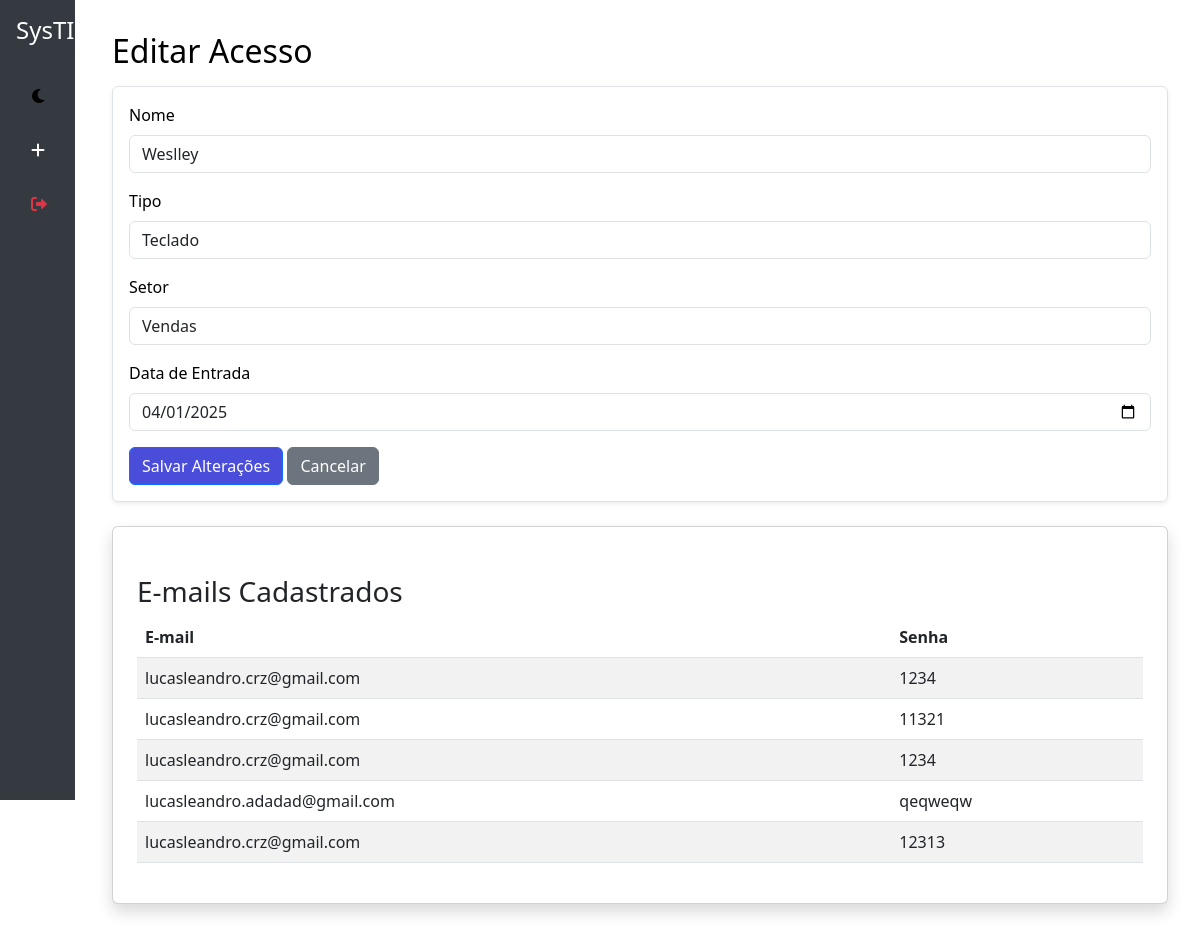
/editar_acesso/1, run on the app's committed database.
### models.py (models this page shows)
class Acessos(db.Model):
    id = db.Column(db.Integer, primary_key=True)
    data_entrada = db.Column(db.Date, nullable=False)
    nome = db.Column(db.String(100), nullable=False)
    tipo = db.Column(db.String(50))
    setor = db.Column(db.String(50))
    emails = db.relationship('EmailAcesso', backref='acesso', lazy=True, cascade="all, delete-orphan")

class EmailAcesso(db.Model):
    id = db.Column(db.Integer, primary_key=True)
    email = db.Column(db.String(100), nullable=False)
    senha = db.Column(db.String(150), nullable=False)
    acesso_id = db.Column(db.Integer, db.ForeignKey('acessos.id'), nullable=False)

### app.py (the view, shortened to what this page needs)
@app.route('/editar_acesso/<int:id>', methods=['GET', 'POST'])
def editar_acesso(id):
    acesso = Acessos.query.get_or_404(id)
    return render_template('editar_acesso.html', acesso=acesso)

### templates/editar_acesso.html (shortened to what this page needs)
<!DOCTYPE html>
<html lang="pt-BR">
<head>
  <link rel="stylesheet" href="https://cdn.jsdelivr.net/npm/bootstrap@5.3.0/dist/css/bootstrap.min.css">
  <link rel="stylesheet" href="https://cdnjs.cloudflare.com/ajax/libs/font-awesome/6.0.0-beta3/css/all.min.css">
  <link rel="stylesheet" href="{{ url_for('static', filename='tema.css') }}">
</head>
<body>
  <nav class="sidebar d-flex flex-column p-3">
    <h4 class="text-center text-white mb-4">SysTI</h4>
    <ul class="nav flex-column">
      {% include "toggle_mode.html" %}
      <li class="nav-item">
        <a class="nav-link" href="{{ url_for('formulario') }}">
          <i class="fas fa-plus"></i>
        </a>
      </li>
      <li class="nav-item">
        <a class="nav-link text-danger" href="{{ url_for('logout') }}">
          <i class="fas fa-sign-out-alt"></i>
        </a>
      </li>
    </ul>
  </nav>
  <main class="content">
    <h2 class="mb-3">Editar Acesso</h2>
    <form action="{{ url_for('editar_acesso', id=acesso.id) }}" method="post" class="border p-3 rounded shadow-sm mb-4">
      <div class="mb-3">
        <label for="nome" class="form-label">Nome</label>
        <input type="text" class="form-control" id="nome" name="nome" value="{{ acesso.nome }}" required>
      </div>
      <div class="mb-3">
        <label class="form-label">Tipo</label>
        <input type="text" class="form-control" id="tipo" name="tipo" value="{{ acesso.tipo }}">
      </div>
      <div class="mb-3">
        <label for="setor" class="form-label">Setor</label>
        <input type="text" class="form-control" id="setor" name="setor" value="{{ acesso.setor }}">
      </div>
      <div class="mb-3">
        <label for="data_entrada" class="form-label">Data de Entrada</label>
        <input type="date" class="form-control" id="data_entrada" name="data_entrada"
               value="{{ acesso.data_entrada.strftime('%Y-%m-%d') if acesso.data_entrada else '' }}">
      </div>
      <button type="submit" class="btn btn-primary">Salvar Alterações</button>
      <a href="{{ url_for('listar_acessos') }}" class="btn btn-secondary">Cancelar</a>
    </form>
    <div class="card shadow p-4">
    <h3 class="mt-4">E-mails Cadastrados</h3>
    <table class="table table-striped">
      <thead>
        <tr>
          <th>E-mail</th>
          <th>Senha</th>
        </tr>
      </thead>
      <tbody>
        {% for email in acesso.emails %}
        <tr>
          <td>{{ email.email }}</td>
          <td>{{ email.senha }}</td>
        </tr>
        {% endfor %}
      </tbody>
    </table>
    </div>
  </main>
</body>
</html>

### static/tema.css (style rules this page uses)
:root { --background-light: white; --text-light: black; --background-dark: #121212; --text-dark: white; --sidebar-light: #343a40; --sidebar-dark: #1f1f1f; --btn-hover-light: #333; --btn-hover-dark: #444; --success-color: #28a745; --success-hover: #218838; --danger-color: #dc3545; --btn-primary: #4a4cda; --fa-trash: #dc3545; }
body { background-color: var(--background-light); color: var(--text-light); transition: all 0.3s ease-in-out; }
.sidebar { background-color: var(--sidebar-light); }
.nav-link { color: white; }
.btn { color: white; transition: background-color 0.3s ease-in-out, color 0.3s ease-in-out; }
.text-danger { color: var(--danger-color) !important; }
.btn-primary { background-color: var(--btn-primary)!important; }

### templates/editar_acesso.html (style rules this page uses)
.sidebar { width: 75px; height: 100vh; position: fixed; top: 0; left: 0; background-color: #343a40; transition: width 0.3s; overflow-x: hidden; padding-top: 20px; }
.sidebar .nav-link { color: #fff; white-space: nowrap; padding: 15px; }
.sidebar .nav-link i { margin-right: 30px; }
.content { margin-left: 80px; padding: 2rem; transition: margin-left 0.3s; }

### data on the page
Acessos: nome "Weslley", tipo "Teclado", setor "Vendas", data_entrada "04/01/2025"
EmailAcesso: email "lucasleandro.crz@gmail.com", senha "1234"
EmailAcesso: email "lucasleandro.crz@gmail.com", senha "11321"
EmailAcesso: email "lucasleandro.crz@gmail.com", senha "1234"
EmailAcesso: email "lucasleandro.adadad@gmail.com", senha "qeqweqw"
EmailAcesso: email "lucasleandro.crz@gmail.com", senha "12313"
